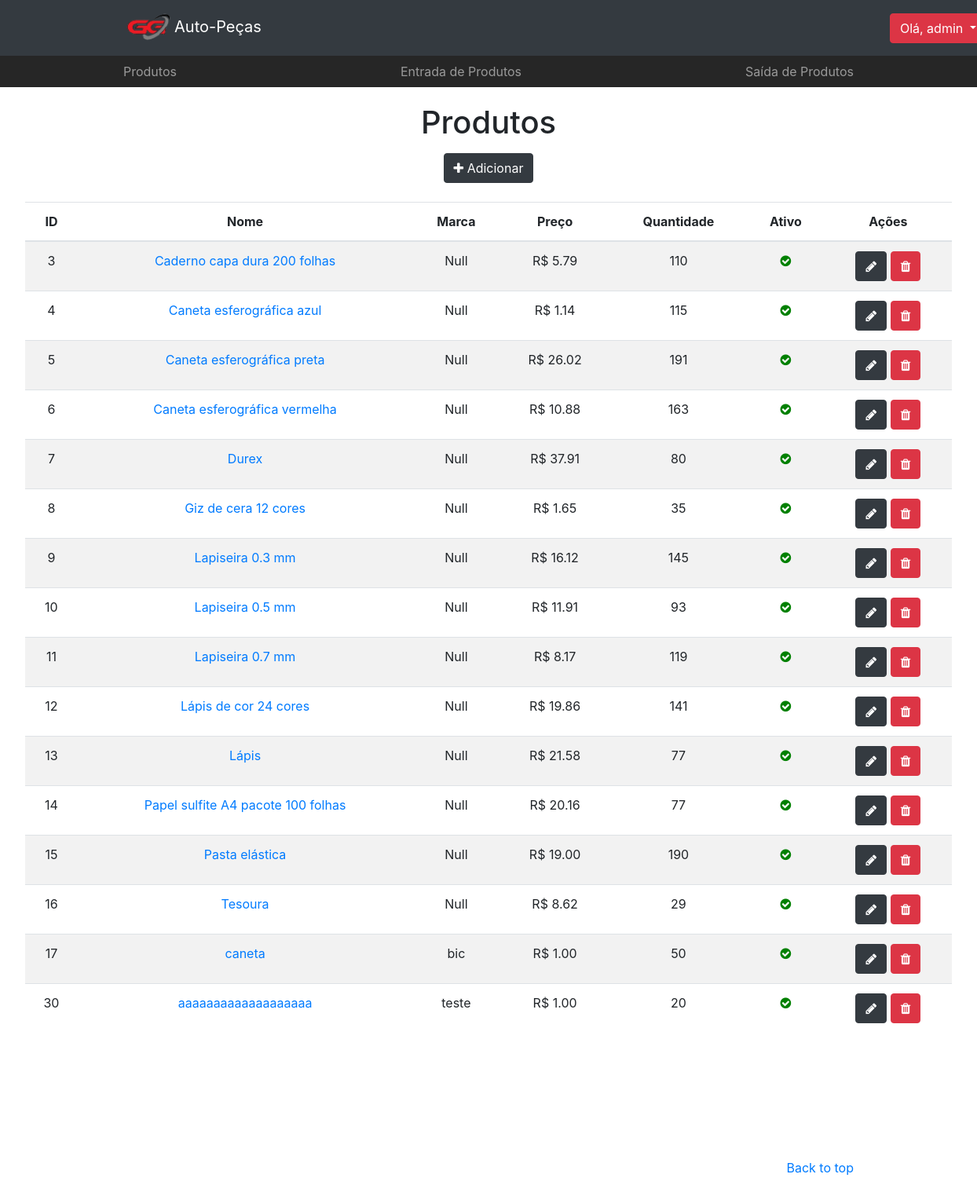
The app's page / (signed in), older data.
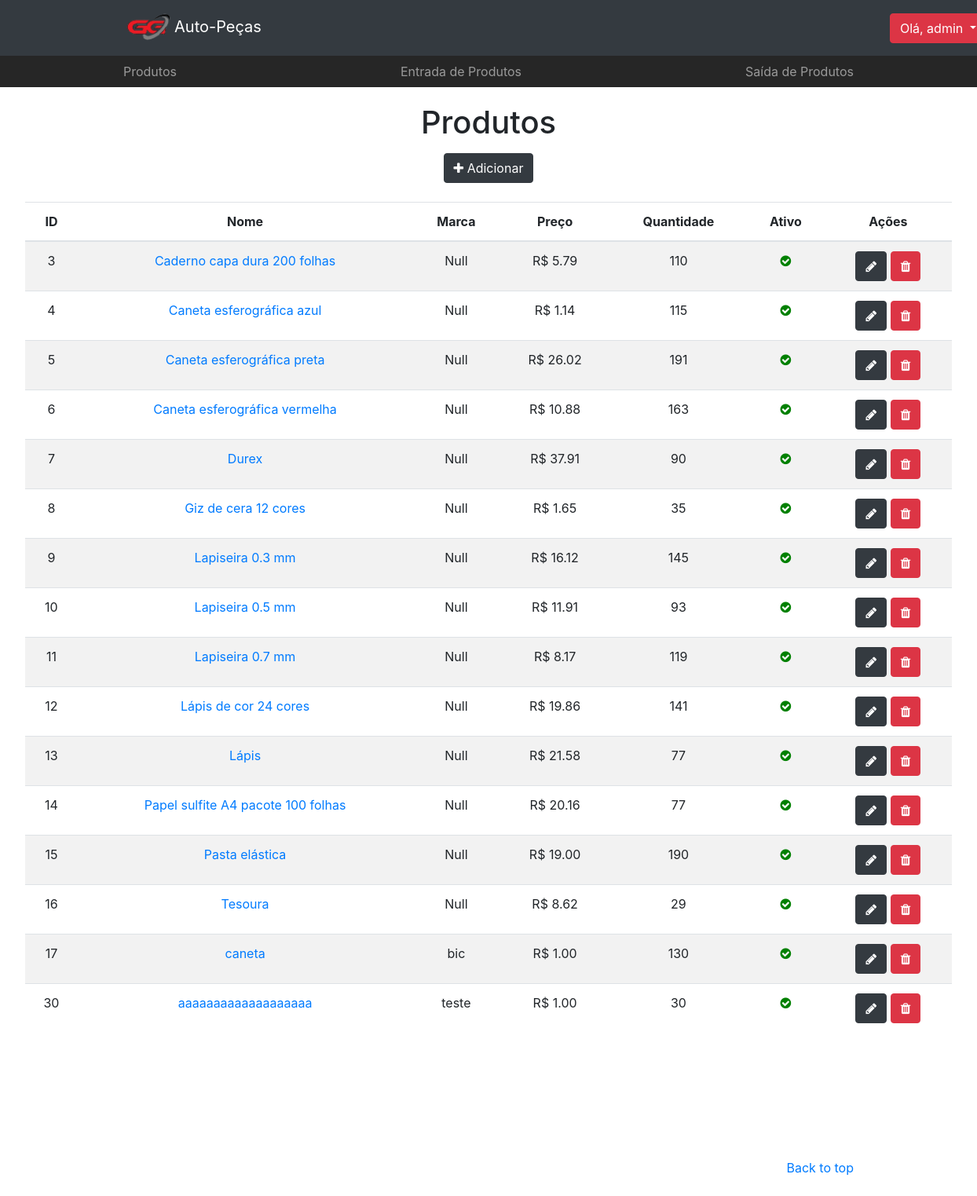
The same page, newer data.
### app/models.py (models this page shows, shortened)
class Produto(models.Model):
    nome = models.CharField(max_length=100)
    codigo = models.IntegerField(default=None)
    marca = models.CharField(max_length=100, default=None)
    quantidade = models.IntegerField()
    preco = models.DecimalField(max_digits=100, decimal_places= 2, default=None)
    ativo = models.BooleanField(default=True)
    class Meta:
        db_table = 'produto'

### app/views.py (the view)
# urls.py: path('', views.home, name='home'),
@login_required(login_url='/login')
def home(request):
    objects = Produto.objects.all()
    context = {'object_list': objects}
    return render (request, 'app/produto_list.html', context)

### app/templates/app/produto_list.html (shortened to what the changed rows need)
<!DOCTYPE html>
<html>
<head>
    {% load static %}
    <link rel="stylesheet" type="text/css" href="{% static 'app/css/bootstrap/bootstrap.min.css' %}">
    <link rel="stylesheet" type="text/css" href="{% static 'app/css/produto.css' %}">
    <link rel="stylesheet" href="https://cdnjs.cloudflare.com/ajax/libs/font-awesome/4.7.0/css/font-awesome.min.css">
</head>
<body>
  <body>
    <main role="main">
        <section class="jumbotron text-center">
          <div class="page-header">
            <h1>Produtos</h1>
          </div>
            <div class="">
                {% if object_list %}
                <table class="table table-striped">
                    <thead>
                      <tr>
                        <th>ID</th>
                        <th>Nome</th>
                        <th>Marca</th>
                        <th>Preço</th>
                        <th class="text-center">Quantidade</th>
                        <th>Ativo</th>
                        <th>Ações</th>
                      </tr>
                    </thead>
                    <tbody>
                      {% for object in object_list %}
                        <tr>
                          <td>{{ object.id }}</td>
                          <td><a href="{% url 'produto' object.id %}">{{ object.nome }}</a></td>
                          <td>{{ object.marca }}</td>
                          <td>R$ {{ object.preco }}</span></td>
                          <td class="text-center">{{ object.quantidade }}</td>
                          <td>
                            {% if object.ativo %}
                              <i class="fa fa-check-circle ok"></i>
                            {% else %}
                              <i class="fa fa-minus-circle no"></i>
                            {% endif %}
                          </td>
                          <td><span class=""><a href="/products/register/?id={{ object.id }}"><button type="button" class="btn btn-dark"><span class="fa fa-pencil"></span></button></a></span>
                            <span class=""><a href="/products/delete/{{ object.id }}"><button type="button" class="btn btn-danger"><span class="fa fa-trash"></span></button></a></span></td>
                        </tr>
                      {% endfor %}
                    </tbody>
                  </table>
                {% else %}
                  <p class="alert alert-warning">Sem itens na lista.</p>
                {% endif %}
            </div>
        </section>
    </main>
  </body>
</html

Row changes from the older to the newer data that the page shows:
changed Produto "Durex": quantidade "80" → "90"
changed Produto "caneta": quantidade "50" → "130"
changed Produto "aaaaaaaaaaaaaaaaaaa": quantidade "20" → "30"
